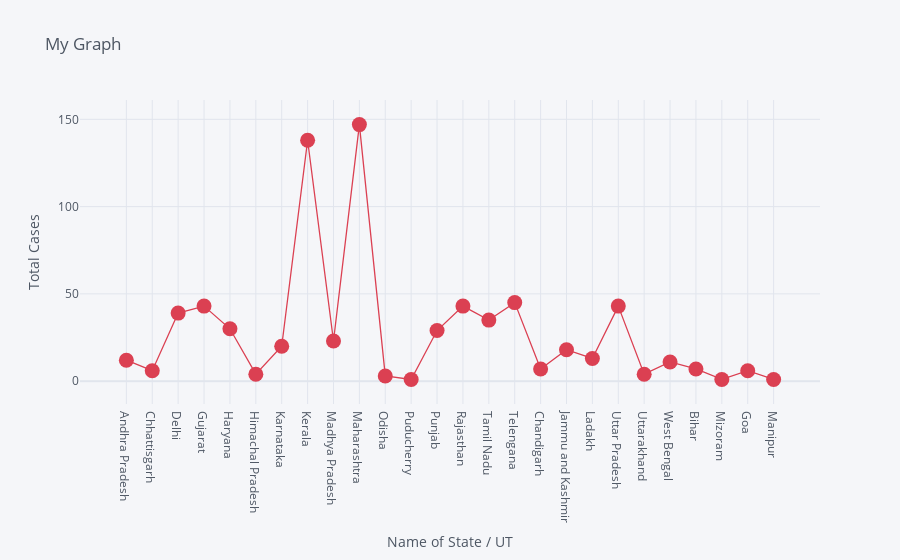

Notebook cell for this chart:
### Code cell
df.iplot(kind='scatter',x='Name of State / UT',y='Total Cases',mode='markers+lines',title='My Graph',xTitle='Name of State / UT',yTitle='Total Cases',colors='red',size=15)

### Figure 1 — Plotly figure (JSON) as saved in the notebook; plotly's stock layout.template omitted (floating-point values rounded to 4 significant figures)
{"data": [{"line": {"color": "rgba(219, 64, 82, 1.0)", "dash": "solid", "shape": "linear", "width": 1.3}, "marker": {"size": 15, "symbol": "circle"}, "mode": "markers+lines", "name": "Total Cases", "text": "", "type": "scatter", "x": ["Andhra Pradesh", "Chhattisgarh", "Delhi", "Gujarat", "Haryana", "Himachal Pradesh", "Karnataka", "Kerala", "Madhya Pradesh", "Maharashtra", "Odisha", "Puducherry", "Punjab", "Rajasthan", "Tamil Nadu", "Telengana", "Chandigarh", "Jammu and Kashmir", "Ladakh", "Uttar Pradesh", "Uttarakhand", "West Bengal", "Bihar", "Mizoram", "Goa", "Manipur"], "y": [12, 6, 39, 43, 30, 4, 20, 138, 23, 147, 3, 1, 29, 43, 35, 45, 7, 18, 13, 43, 4, 11, 7, 1, 6, 1]}], "layout": {"legend": {"bgcolor": "#F5F6F9", "font": {"color": "#4D5663"}}, "paper_bgcolor": "#F5F6F9", "plot_bgcolor": "#F5F6F9", "title": {"font": {"color": "#4D5663"}, "text": "My Graph"}, "xaxis": {"gridcolor": "#E1E5ED", "showgrid": true, "tickfont": {"color": "#4D5663"}, "title": {"font": {"color": "#4D5663"}, "text": "Name of State / UT"}, "zerolinecolor": "#E1E5ED"}, "yaxis": {"gridcolor": "#E1E5ED", "showgrid": true, "tickfont": {"color": "#4D5663"}, "title": {"font": {"color": "#4D5663"}, "text": "Total Cases"}, "zerolinecolor": "#E1E5ED"}}}
